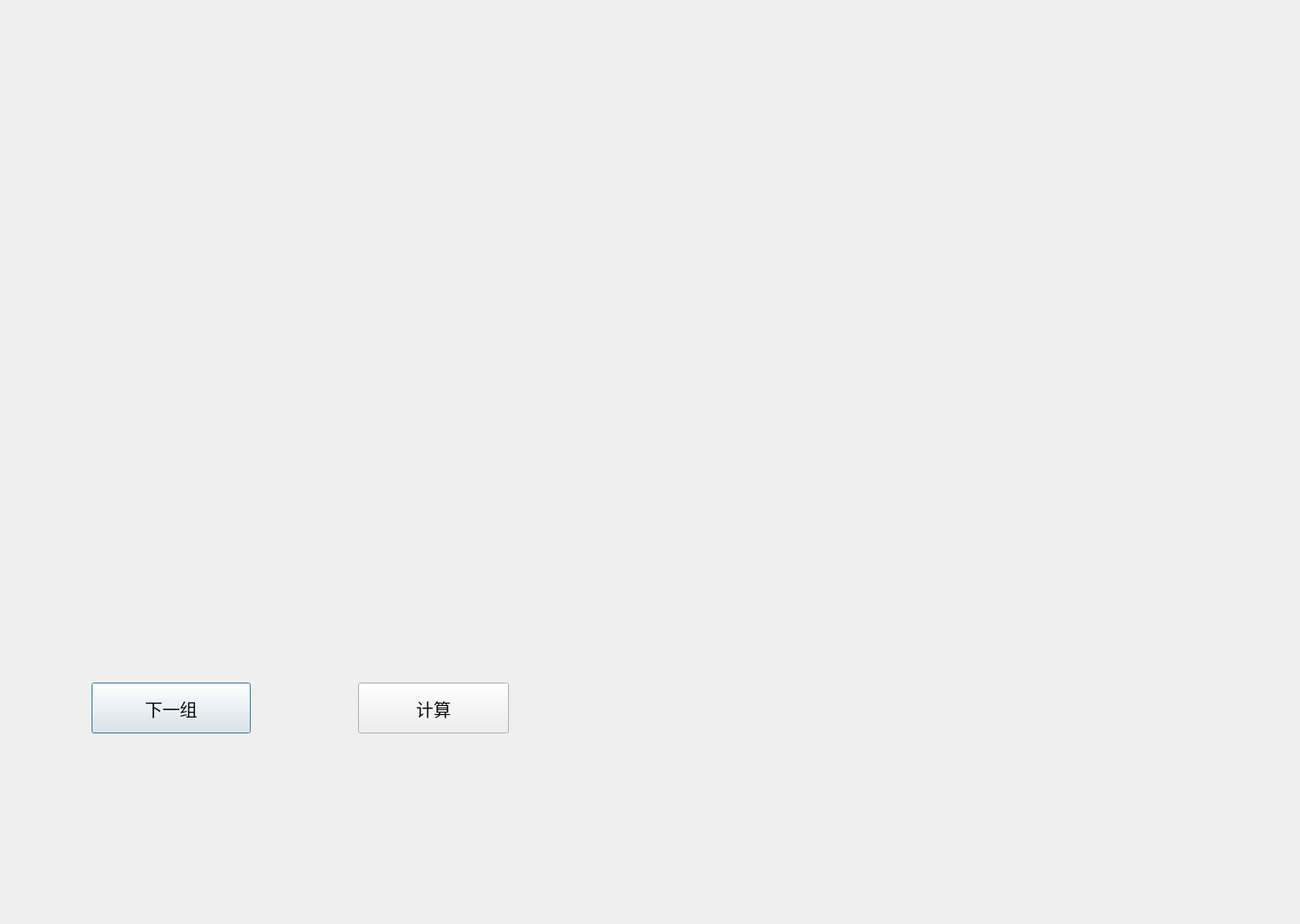
<?xml version="1.0" encoding="UTF-8"?>
<ui version="4.0">
 <class>ShowCal</class>
 <widget class="QDialog" name="ShowCal">
  <property name="geometry">
   <rect>
    <x>0</x>
    <y>0</y>
    <width>1561</width>
    <height>1110</height>
   </rect>
  </property>
  <property name="windowTitle">
   <string>鏍囧畾</string>
  </property>
  <property name="windowIcon">
   <iconset>
    <normaloff>eye.png</normaloff>eye.png</iconset>
  </property>
  <property name="modal">
   <bool>false</bool>
  </property>
  <widget class="QWidget" name="horizontalLayoutWidget">
   <property name="geometry">
    <rect>
     <x>9</x>
     <y>9</y>
     <width>1451</width>
     <height>811</height>
    </rect>
   </property>
   <layout class="QHBoxLayout" name="horizontalLayout"/>
  </widget>
  <widget class="QPushButton" name="nextButton">
   <property name="geometry">
    <rect>
     <x>110</x>
     <y>820</y>
     <width>191</width>
     <height>61</height>
    </rect>
   </property>
   <property name="font">
    <font>
     <family>Microsoft YaHei</family>
     <pointsize>16</pointsize>
    </font>
   </property>
   <property name="text">
    <string>下一组</string>
   </property>
  </widget>
  <widget class="QPushButton" name="computeButton">
   <property name="geometry">
    <rect>
     <x>430</x>
     <y>820</y>
     <width>181</width>
     <height>61</height>
    </rect>
   </property>
   <property name="font">
    <font>
     <family>Microsoft YaHei</family>
     <pointsize>16</pointsize>
    </font>
   </property>
   <property name="text">
    <string>计算</string>
   </property>
  </widget>
 </widget>
 <resources/>
 <connections/>
</ui>
